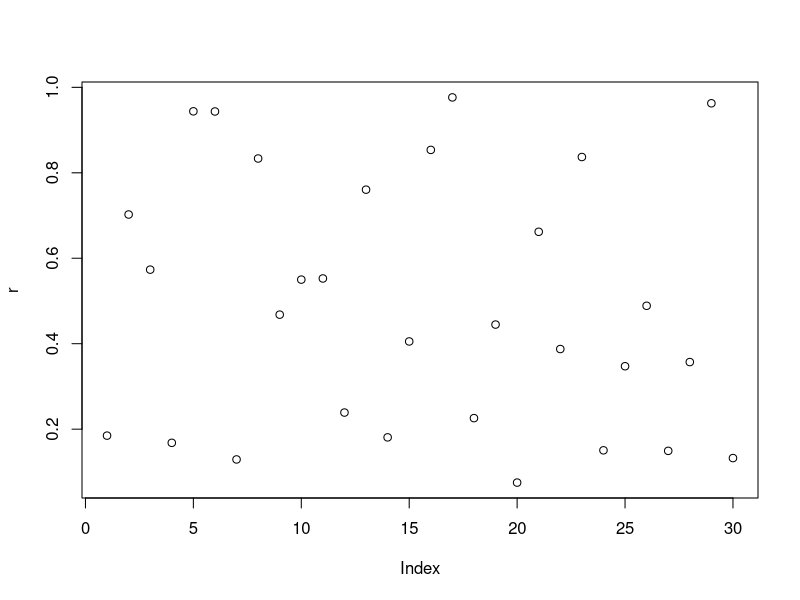
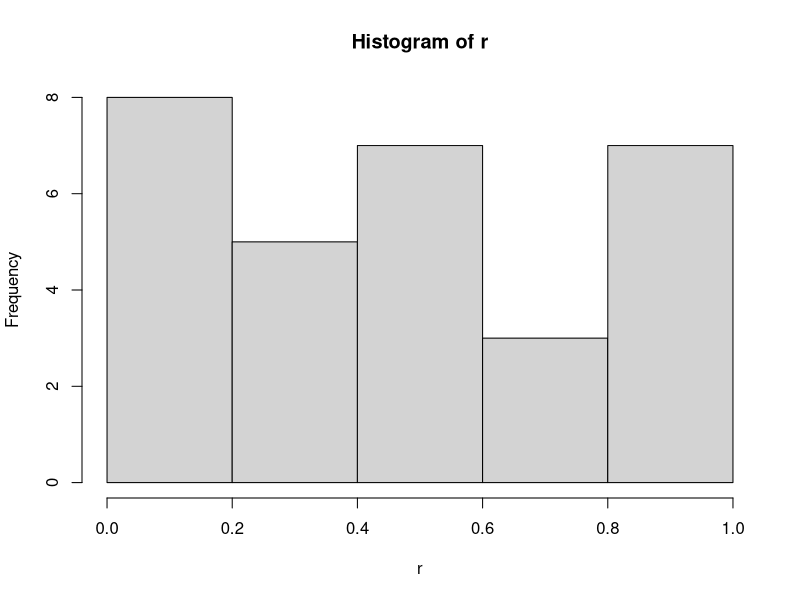
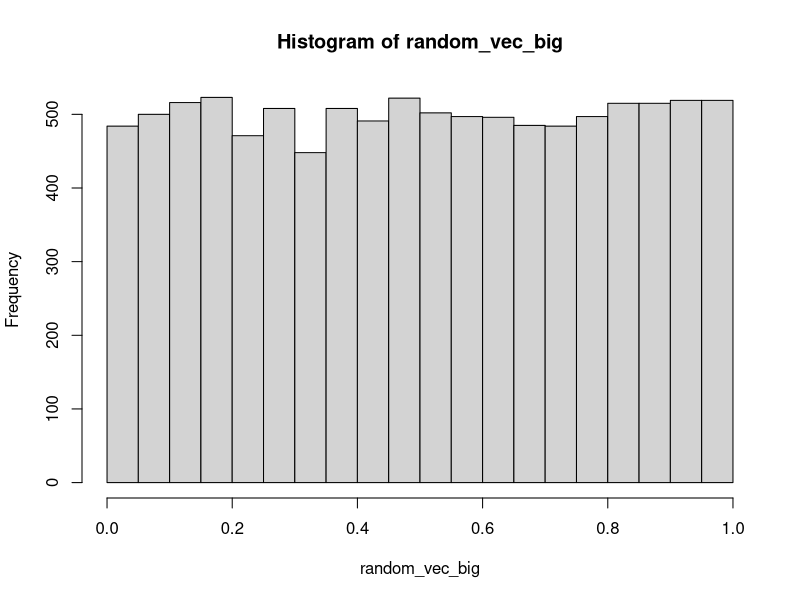
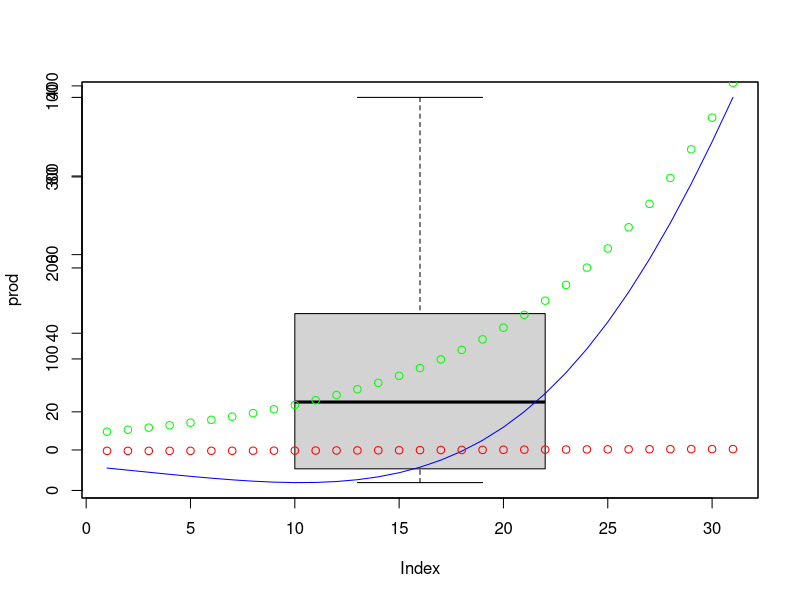
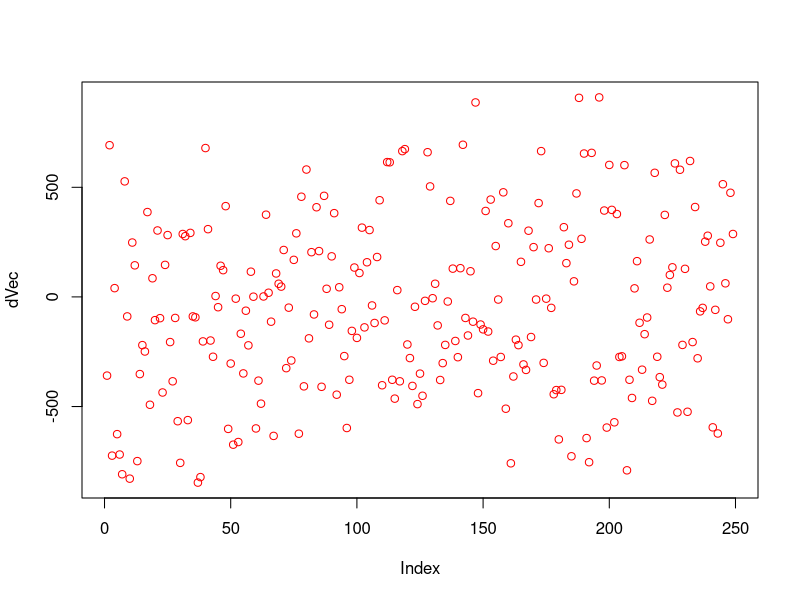
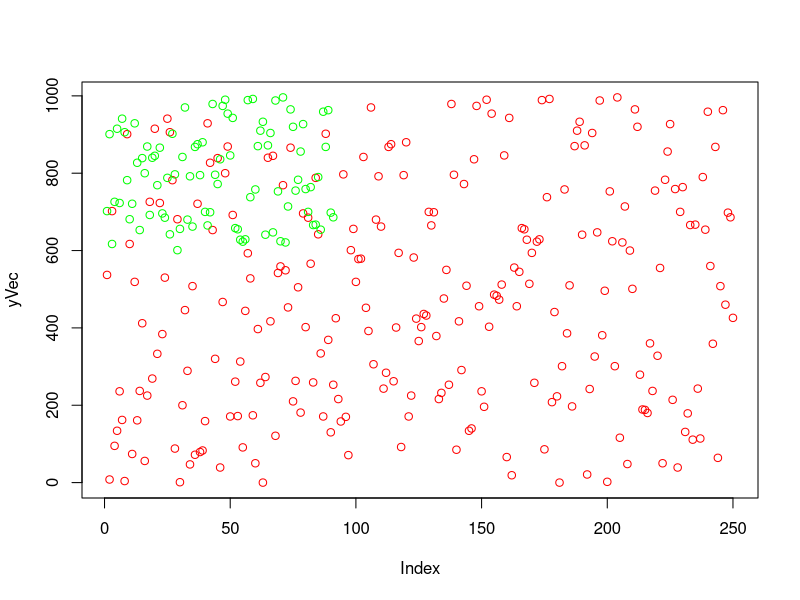

Reproduce these figures in R, in order.
## ---- chunk 1
knitr::opts_chunk$set(echo = TRUE)
## ---- chunk 2
a <- 2
b <- 50
c <- 3

a+b
## ---- chunk 3
b/a
## ---- chunk 4
50%%3
## ---- chunk 5
sin(0)
## ---- chunk 6
cos(0)
## ---- chunk 7
sin45 <- sin(pi/4)
4*asin(sin45)
## ---- chunk 8
e3 <- exp(3)
log(e3)
## ---- chunk 9
# create 
a_vec <- c(3, 50, 5, 6, 10, 40, 20, 2, 100, 30, 25, 80) 
# length 
length(a_vec)
## ---- chunk 10
# sum
sum(a_vec)
## ---- chunk 11
# cumulative sum
cumsum(a_vec)
## ---- chunk 12
# summary statistics
summary(a_vec)
## ---- chunk 13
# variance
var(a_vec)
## ---- chunk 14
# is it reatlly a vector?
str(a_vec)
## ---- chunk 15
# was that not clear?
is.vector(a_vec)
## ---- chunk 16
# assign the 5th element of a_vec to d
d <- a_vec[5]
a_vec
## ---- chunk 17
# what does this mean?
length(d)
## ---- chunk 18
# Really? Well, ...
is.vector(d)
## ---- chunk 19
# how about random numbers?
random_vec <- runif(20)
length(random_vec)
## ---- chunk 20
random_vec
## ---- chunk 21
# what if random_vec was really big?
random_vec_big <- runif(10000)
length(random_vec_big)
## ---- chunk 22
head(random_vec_big)
## ---- chunk 23
# need more than 6?
head(random_vec_big, 20)
## ---- chunk 24
# too many decimal places?
options(digits = 2)
tail(random_vec_big)
## ---- chunk 25
# What if I want my random series to be repeatable?
set.seed(2)
r <- runif(30)
head(r,10)
## ---- chunk 26
r1 <- runif(20)
head(r1,10)
## ---- chunk 27
set.seed(2)
s <- runif(10)
s
## ---- chunk 28
# not enough digits?
options(digits = 4)
head(r)
## ---- chunk 29
head(s)
## ---- chunk 30
# can I get a picture of that?
plot(r)
## ---- chunk 31
# that's not very helpful. Histogram.
hist(r)
## ---- chunk 32
# doesn't look uniform? increase the sample size
hist(random_vec_big)
## ---- chunk 33
boxplot(a_vec)
## ---- chunk 34
# make a random matrix 
A <- matrix(data = floor(30*runif(16)), nrow = 4) 
A
## ---- chunk 35
# how big is the matrix?
dim(A)
## ---- chunk 36
# Let's make a vector to multiply by A
b <- floor(20*runif(dim(A)[2]))
b
## ---- chunk 37
# solve Ax = b
x <- solve(A,b)
x
## ---- chunk 38
b1 <- A%*%x
b1
## ---- chunk 39
b2 <- as.vector(A%*%x) #coerce b2 into a vector (column convert to roll)
b2
## ---- chunk 40
# inner product dot(e,f) = e'f
e <- floor(20*runif(4))
f <- floor(20*runif(4))
e
## ---- chunk 41
f
## ---- chunk 42
crossprod(e,f)
## ---- chunk 43
sum(e*f)
## ---- chunk 44
t(e)%*%f #transfer e crossprod f?
## ---- chunk 45
# outer product
outer(e,f,"*")
## ---- chunk 46
outer(e,f,">")
## ---- chunk 47
#using automatic coersion
outer(e,f,">")*1
## ---- chunk 48
e1q1a <- c(1:20)
## ---- chunk 49
e1q1b <- c(20:1)
## ---- chunk 50
e1q1c <- c(c(1:20),c(19:1))
head(e1q1c,39)
## ---- chunk 51
tmp <- c(4,6,3)
## ---- chunk 52
e1q1e <- c(rep(tmp, time=10))
e1q1e
## ---- chunk 53
e1q1f <- c(rep(tmp, length=31))
e1q1f
## ---- chunk 54
e1q1g <- c(rep(tmp, c(10,20,30)))
e1q1g
## ---- chunk 55
par(new=TRUE)
x <- seq(3,6,by=0.1)
prod <- exp(x)*cos(x)
plot(prod, col="blue", type="l") #(type set to "line")
points(cos(x),col="red")
points(exp(x),col="green")
## ---- chunk 56
x <- seq(3, 36, by=3)
y <- seq(1, 34, by=3)
a <- (0.1^x)*(0.2^y)
a
## ---- chunk 57
x <- seq(1:25)
b <- (2^x)/x
b
## ---- chunk 58
i <- c(10:100)
a <- sum(i^3+4*i^2)
a
## ---- chunk 59
i <- (1:25)
b <- sum((2^i)/i + (3^i)/(i^2))
b
## ---- chunk 60
paste("label", 1:30)
## ---- chunk 61
paste0("fn", 1:30)
## ---- chunk 62
set.seed(50)
xVec <- sample(0:999, 250, replace=T)
yVec <- sample(0:999, 250, replace=T) 
## ---- chunk 63
yVeca <- yVec[-1]#delete the first element
xVeca <- xVec[-length(xVec)]#dropping the last one, can also use"-250" instead of "-length"
dVec <- yVeca - xVeca
plot(dVec, col="red")
## ---- chunk 64
yVecb <- yVec[-length(yVec)]
xVecb <- xVec[-1]
eVec <- sin(yVecb)/cos(xVecb)
eVec
## ---- chunk 65
xVecc1 <- xVec[-c((length(xVec)-1):length(xVec))]
xVecc2 <- xVec[-c(1, length(xVec))]
xVecc3 <- xVec[-c(1, 2)]
fVec <- xVecc1 + 2*xVecc2 - xVecc3
fVec
## ---- chunk 66
e <- 2.718281828459
xVecd1 <- xVec[-1]
xVecd2 <- xVec[-length(xVec)]
gVec <- (e^(-xVecd1))/(xVecd2+10)
gVec
## ---- chunk 67
set.seed(50)
xVec <- sample(0:999, 250, replace=T)
yVec <- sample(0:999, 250, replace=T)
## ---- chunk 68
plot(yVec, col="red")
bVec <- yVec[yVec>600]
points(bVec, col="green")
bVec
## ---- chunk 69
i <- (1:250)
c <- (601:999)
n <- c(is.element(yVec[i], c)*1)
n
## ---- chunk 70
m <- xVec*n
m
## ---- chunk 71
i <- (1:250)
xbar <- mean(xVec[i])
xbar
v <- c(sqrt(abs(xVec[i] - xbar)))
v
## ---- chunk 72
i <- (1:250)
q <- max(yVec[i]) - 200
q
c <- (q:max(yVec[i]))
n <- c(is.element(yVec[i], c)*1)
sum(n[i])
## ---- chunk 73
i <- (1:250)
z <- c(is.element(xVec[i]%%2,0)*1)
sum(z[i])
## ---- chunk 74
g <- sort(xVec, decreasing=FALSE)
g
## ---- chunk 75
i <- seq(1, 250, by=3)
h <- c(yVec[i])
h
## ---- chunk 76
i <- c(1:19)
a <- cumprod(2*i)
b <- cumprod(2*i+1)
j <- 1+sum(a[i]/b[i])
j
## ---- chunk 77
A <- matrix(data = c(1,1,3,5,2,6,-2,-1,-3), nrow = 3, byrow = TRUE) 
A
## ---- chunk 78
A%*%A%*%A
## ---- chunk 79
Ab <- A
Ab[7:9] <- Ab[4:6]+A[7:9]
Ab
## ---- chunk 80
b <- c(10, -10, 10)
B <- matrix(data = c(rep(b, time=15)), nrow = 15, byrow = TRUE)
B
## ---- chunk 81
BT <- t(B) #Transfer B
BT
## ---- chunk 82
BT %*% B
## ---- chunk 83
matE <- matrix(data = seq(0, 0, length=36), nrow = 6, byrow = TRUE)
matE
row(matE)
## ---- chunk 84
c <- c(0, 1, 0, 0, 0, 0, 1)
C <- matrix(data=rep(c, len=36), nrow = 6, byrow = TRUE)
C
#or
#A <- matrix(0, nrow=6, ncol=6, byrow=TRUE)
#(abs(col(A)-row(A))==1)*1
## ---- chunk 85
outer(0:4,0:4,"+") #if no "+" then default is multiplication
## ---- chunk 86
outer(0:4,0:4,"+") %% 5
## ---- chunk 87
outer(0:9,0:9,"+") %% 10
## ---- chunk 88
outer(0:8,9:1,"+") %% 9
## ---- chunk 89
A <- abs(outer(0:4,1:5,"-") + 1) + 1
b <- c(7, -1, -3, 5, 17)
# solve Ax = b
x <- solve(A,b)
x
## ---- chunk 90
set.seed(75)
aMat <- matrix( sample(10, size=60, replace=T), nr=6)
aMat
## ---- chunk 91
c <- (5:10)
i <- is.element(aMat, c) * 1
aMatb <- matrix(data = i, nrow = 6, byrow = TRUE)
aMatb
## ---- chunk 92
n1 <- sum(aMatb[1,1:10])
n2 <- sum(aMatb[2,1:10])
n3 <- sum(aMatb[3,1:10])
n4 <- sum(aMatb[4,1:10])
n5 <- sum(aMatb[5,1:10])
n6 <- sum(aMatb[6,1:10])
n <- c(n1, n2, n3, n4, n5, n6)
n
## ---- chunk 93
i <- is.element(aMat, 7) * 1
aMatc <- matrix(data = i, nrow = 6, byrow = TRUE)
aMatc
## ---- chunk 94
n1 <- sum(aMatc[1,1:10])
n2 <- sum(aMatc[2,1:10])
n3 <- sum(aMatc[3,1:10])
n4 <- sum(aMatc[4,1:10])
n5 <- sum(aMatc[5,1:10])
n6 <- sum(aMatc[6,1:10])
n <- c(n1, n2, n3, n4, n5, n6)
n
## ---- chunk 95
is.element(n, 2)*1
## ---- chunk 96

## ---- chunk 97
i <- c(1:20)
j <- c(1:5)
sum((i^4)/(3+j))
## ---- chunk 98
i <- c(1:20)
j <- c(1:5)
sum((i^4)/(3+i*j))
## ---- chunk 99
sum <- 0
for (i in 1:20) {
  for (j in 1:i) {
    sum <- sum + (i^4)/(3+i*j)
  }
}
sum
